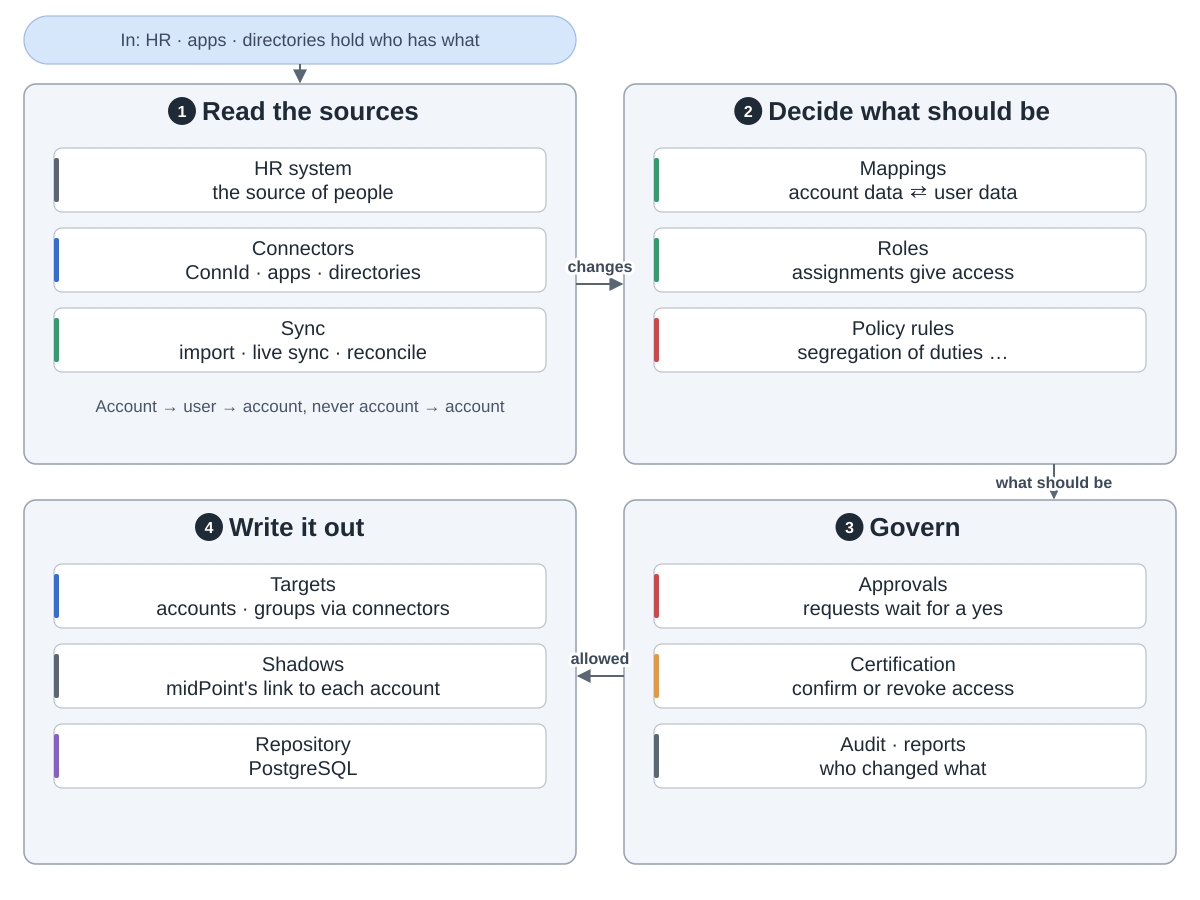

Python code for this plot:
"""midPoint overview: read the sources, decide what should be, govern it, write it out to the targets.
Snake order: 1 read the sources (top left) -> 2 decide (top right) -> 3 govern (bottom right) -> 4 write it out (bottom left).
Drawn from Evolveum/midpoint at commit 160887ba (README.md, docs/synchronization, docs/roles-policies, docs/cases,
docs/certification, docs/repository) and Evolveum/docs at 907aa8d (midpoint/architecture/index.adoc).
Run: python3 diagram.py"""
import sys
from pathlib import Path

sys.path.insert(0, str(Path(__file__).resolve().parents[2] / "tools"))
from archdiagram import Diagram, L, R, GW, T1, H1, T2, H2  # noqa: E402

d = Diagram("midPoint overview",
            "In: HR, apps and directories each hold part of who works here and what they may use. "
            "1 Read the sources: connectors read the HR system, apps and directories; import, live sync and "
            "reconciliation bring changes in. Every account is linked to a user, never account to account. "
            "2 Decide what should be: mappings turn account data into user data and back, roles give access, "
            "policy rules such as segregation of duties check it. "
            "3 Govern: requests wait for approval, certification campaigns ask people to confirm or revoke "
            "access, and the audit trail and reports record it all. "
            "4 Write it out: connectors create, change and delete accounts and groups on the targets; "
            "midPoint keeps a shadow that links to each account and stores everything in a PostgreSQL repository.")

d.pill(L, 16, GW, 48, "In: HR · apps · directories hold who has what")
d.arrow(f"M{L + GW / 2} 64V{T1 - 2}")

d.group(L, T1, GW, H1, "Read the sources", 1)
d.column(L, T1, [("HR system|the source of people", "data"),
                 ("Connectors|ConnId · apps · directories", "coding"),
                 ("Sync|import · live sync · reconcile", "plan")])
d.notes(L, T1, H1, "Account → user → account, never account → account", "")

d.group(R, T1, GW, H1, "Decide what should be", 2)
d.column(R, T1, [("Mappings|account data ⇄ user data", "plan"),
                 ("Roles|assignments give access", "plan"),
                 ("Policy rules|segregation of duties …", "review")])

d.group(R, T2, GW, H2, "Govern", 3)
d.column(R, T2, [("Approvals|requests wait for a yes", "review"),
                 ("Certification|confirm or revoke access", "critic"),
                 ("Audit · reports|who changed what", "data")])

d.group(L, T2, GW, H2, "Write it out", 4)
d.column(L, T2, [("Targets|accounts · groups via connectors", "coding"),
                 ("Shadows|midPoint's link to each account", "data"),
                 ("Repository|PostgreSQL", "write")])

d.arrow(f"M{L + GW} {T1 + 200}H{R - 2}", label="changes", at=(600, T1 + 188))
d.arrow(f"M{R + 430} {T1 + H1}V{T2 - 2}", label="what should be", at=(R + 430, T1 + H1 + 24))
d.arrow(f"M{R} {T2 + 176}H{L + GW + 2}", label="allowed", at=(600, T2 + 164))

d.save(Path(__file__).with_name("diagram.svg"))
